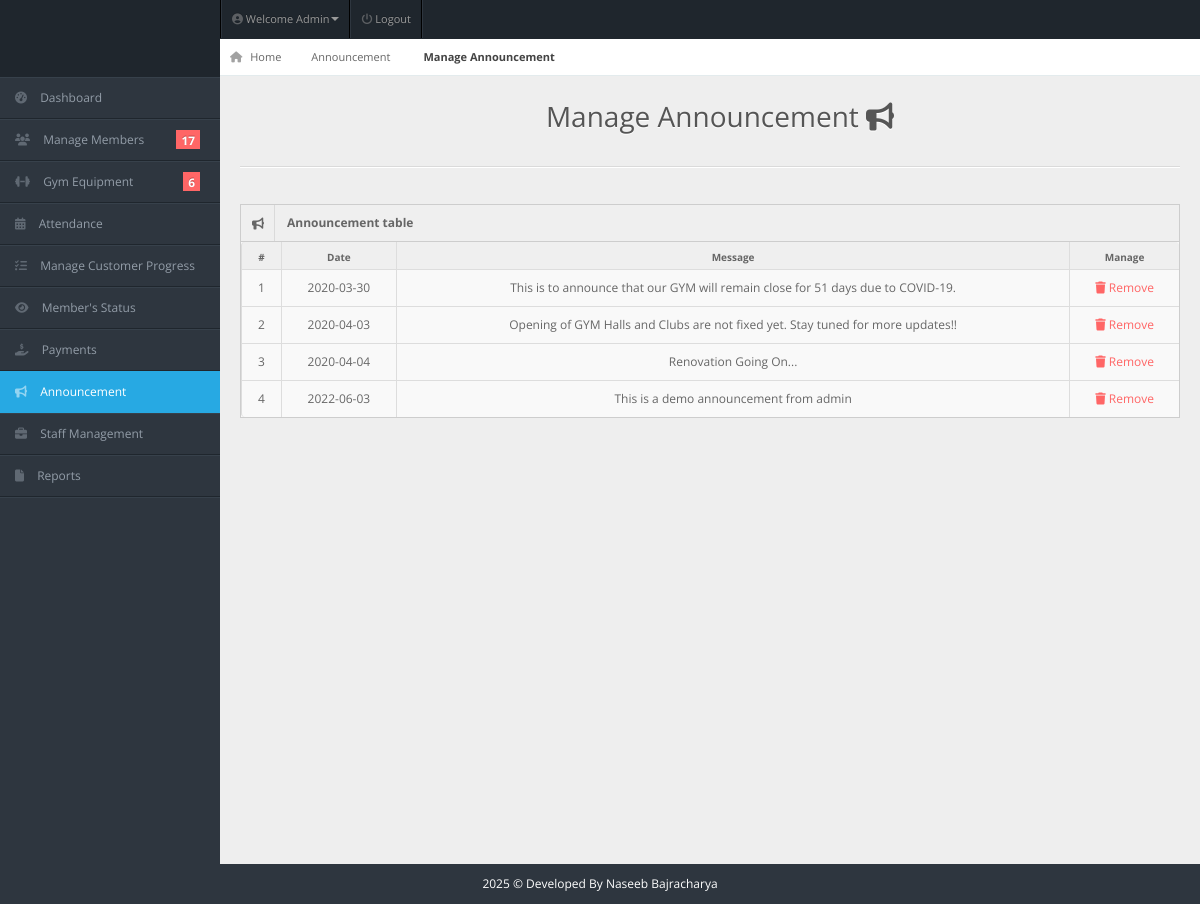
Page /admin/manage-announcement.php (signed in) on the committed database.
### tables this page shows
CREATE TABLE `announcements` (
  `id` int(11) NOT NULL,
  `message` varchar(100) NOT NULL,
  `date` date NOT NULL
);

### admin/manage-announcement.php (the view, shortened to what this page needs)
<!DOCTYPE html>
<html lang="en">
<head>
<link rel="stylesheet" href="../css/bootstrap.min.css" />
<link rel="stylesheet" href="../css/bootstrap-responsive.min.css" />
<link rel="stylesheet" href="../css/fullcalendar.css" />
<link rel="stylesheet" href="../css/matrix-style.css" />
<link rel="stylesheet" href="../css/matrix-media.css" />
<link href="../font-awesome/css/fontawesome.css" rel="stylesheet" />
<link href="../font-awesome/css/all.css" rel="stylesheet" />
<link rel="stylesheet" href="../css/jquery.gritter.css" />
</head>
<body>
<div id="header">
  <h1><a href="dashboard.html">Perfect Gym Admin</a></h1>
</div>
<?php include 'includes/topheader.php'?>
<?php $page="announcement"; include 'includes/sidebar.php'?>
<div id="content">
  <div id="content-header">
    <div id="breadcrumb"> <a href="index.php" title="Go to Home" class="tip-bottom"><i class="fas fa-home"></i> Home</a><a href="announcement.php">Announcement</a> <a href="#" class="current">Manage Announcement</a> </div>
    <h1 class="text-center">Manage Announcement <i class="fas fa-bullhorn"></i></h1>
  </div>
  <div class="container-fluid">
    <hr>
    <div class="row-fluid">
      <div class="span12">
      <div class='widget-box'>
          <div class='widget-title'> <span class='icon'> <i class='fas fa-bullhorn'></i> </span>
            <h5>Announcement table</h5>
          </div>
          <div class='widget-content nopadding'>
	  <?php
      $qry="select * from announcements";
      $cnt = 1;
        $result=mysqli_query($conn,$qry);
          echo"<table class='table table-bordered table-hover'>
              <thead>
                <tr>
                  <th>#</th>
                  <th>Date</th>
                  <th>Message</th>
                  <th>Manage</th>
                </tr>
              </thead>";
            while($row=mysqli_fetch_array($result)){
            echo"<tbody>
                <td><div class='text-center'>".$cnt."</div></td>
                <td><div class='text-center'>".$row['date']."</div></td>
                <td><div class='text-center'>".$row['message']."</div></td>
                <td><div class='text-center'><a href='actions/remove-announcement.php?id=".$row['id']."' style='color:#F66;' ><i class='fas fa-trash'></i> Remove</a></div></td>
              </tbody>";
              $cnt++;  }
              ?>
            </table>
          </div>
        </div>
      </div>
    </div>
  </div>
</div>
<div class="row-fluid">
  <div id="footer" class="span12"> <?php echo date("Y");?> &copy; Developed By Naseeb Bajracharya</a> </div>
</div>
</body>
</html>

### css/matrix-style.css (style rules this page uses)
* { outline: none !important; -moz-outline: none !important; }
html, body { height: 100%; }
body { overflow-x: hidden; margin-top: -10px; font-family: "Open Sans", sans-serif; font-size: 12px; color: #666; }
a { color: #666; }
select, textarea, input[type="text"], input[type="password"], input[type="datetime"], input[type="datetime-local"], input[type="date"], input[type="month"], input[type="time"], input[type="week"], input[type="number"], input[type="email"], input[type="url"], input[type="search"], input[type="tel"], input[type="color"], .uneditable-input, .label, .dropdown-menu, .btn, .well, .progress, .table-bordered, .btn-group > .btn:first-child, .btn-group > .btn:last-child, .btn-group > .btn:last-child, .btn-group > .dropdown-toggle, .alert { border-radius: 0px; }
#footer { padding: 10px; text-align: center; }
hr { border-top-color: #dadada; }
#header { height: 77px; position: relative; width: 100%; z-index: -9; }
#header h1 { background: url("../img/icontest3.png") no-repeat scroll 0 0 transparent; height: 31px; left: 20px; line-height: 600px; overflow: hidden; position: relative; top: 26px; width: 191px; }
#header h1 a { display: block; }
#content { background: none repeat scroll 0 0 #eeeeee; margin-left: 220px; margin-right: 0; padding-bottom: 25px; position: relative; min-height: 100%; width: auto; }
#content-header { position: abslute; width: 100%; margin-top: -38px; z-index: 20; }
#content-header h1 { color: #555555; font-size: 28px; font-weight: normal; float: none; text-shadow: 0 1px 0 #ffffff; margin-left: 20px; position: relative; }
#content-header h1, #content-header .btn-group { margin-top: 20px; }
#breadcrumb { background-color: #fff; border-bottom: 1px solid #e3ebed; }
#breadcrumb a { padding: 8px 20px 8px 10px; display: inline-block; background-image: url("../img/breadcrumb.png"); background-position: center right; background-repeat: no-repeat; font-size: 11px; color: #666666; }
#breadcrumb a:last-child { background-image: none; }
#breadcrumb a.current { font-weight: bold; color: #444444; }
#breadcrumb a i { margin-right: 5px; opacity: 0.6; }
.widget-box { background: none repeat scroll 0 0 #f9f9f9; border-left: 1px solid #cdcdcd; border-top: 1px solid #cdcdcd; border-right: 1px solid #cdcdcd; clear: both; margin-top: 16px; margin-bottom: 16px; position: relative; }
.widget-title, .modal-header, .table th, div.dataTables_wrapper .ui-widget-header { background: #efefef; border-bottom: 1px solid #cdcdcd; height: 36px; }
.widget-title span.icon { padding: 9px 10px 7px 11px; float: left; border-right: 1px solid #dadada; }
.widget-title h5 { color: #666; float: left; font-size: 12px; font-weight: bold; padding: 12px; line-height: 12px; margin: 0; }
.widget-content { padding: 15px; border-bottom: 1px solid #cdcdcd; }
.table th { height: auto; font-size: 10px; padding: 5px 10px 2px; border-bottom: 0; text-align: center; color: #666666; }
.nopadding { padding: 0 !important; }
.nopadding .table { margin-bottom: 0; }
.nopadding .table-bordered { border: 0; }

### css/matrix-media.css (style rules this page uses)
body { background:#2E363F; }
#header { background-color: #1f262d; margin-top:10px; }

### admin/manage-announcement.php (style rules this page uses)
#footer { color: white; }

### rows in the picture
announcements: date "2020-03-30", message "This is to announce that our GYM will remain close for 51 days due to COVID-19."
announcements: date "2020-04-03", message "Opening of GYM Halls and Clubs are not fixed yet. Stay tuned for more updates!!"
announcements: date "2020-04-04", message "Renovation Going On..."
announcements: date "2022-06-03", message "This is a demo announcement from admin"

### other values in the picture
$query->num_rows "17"
$query->num_rows "6"
